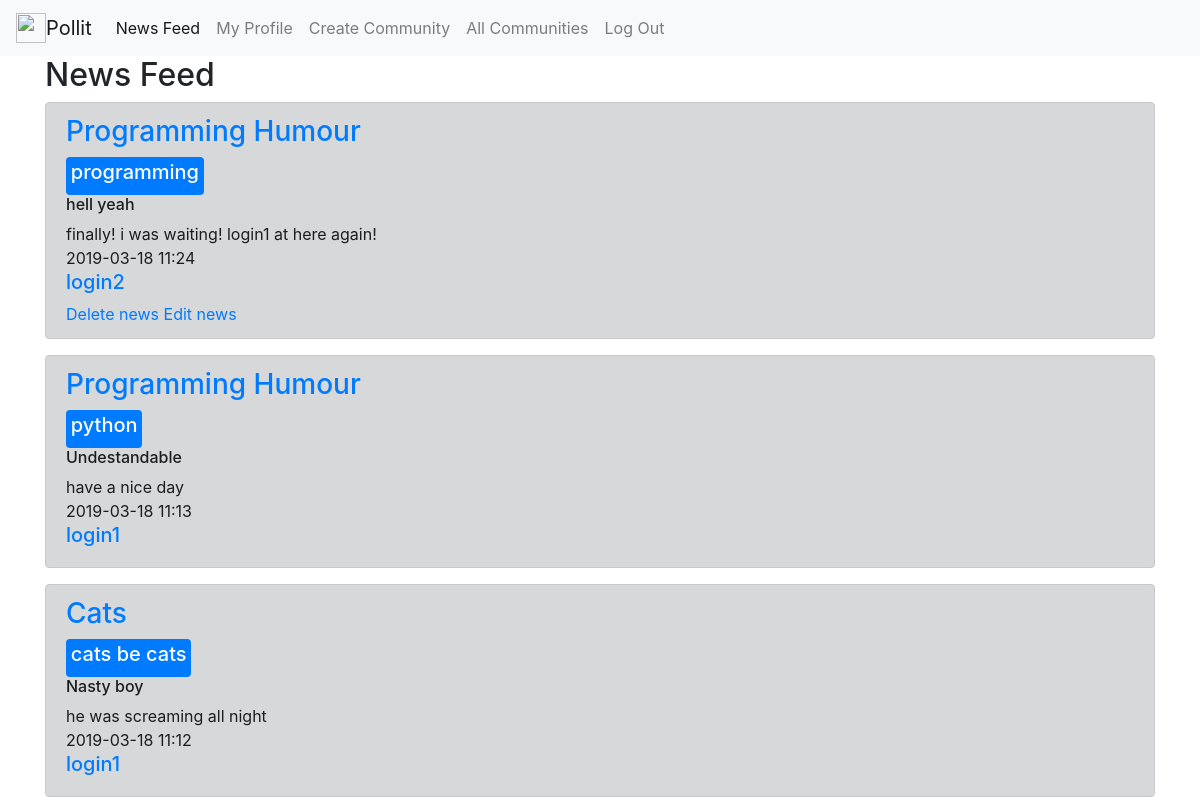
/news_feed (signed in, upper part), run on an earlier commit of the app's database.
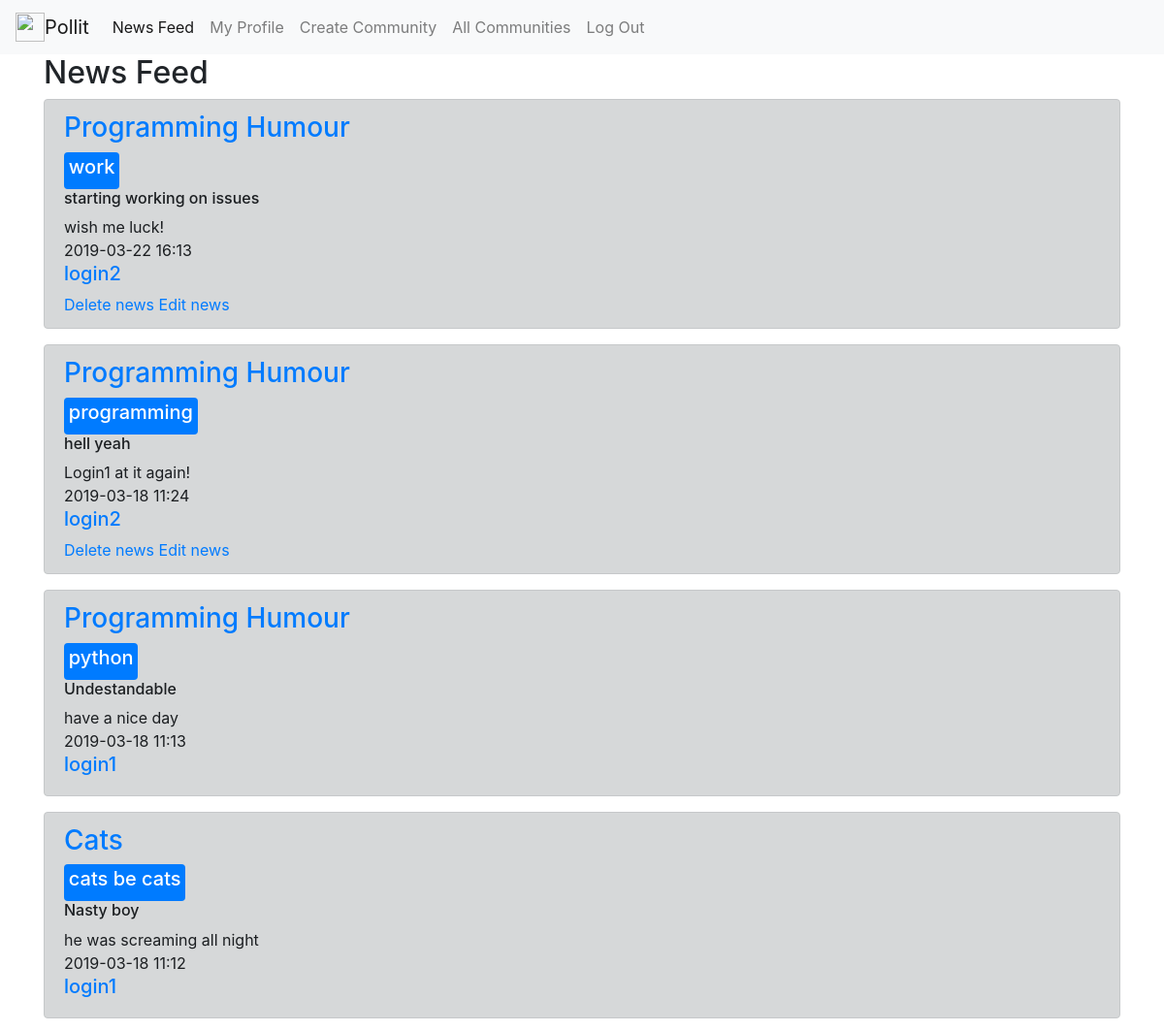
And on a later commit of the database.
### tables this page shows
CREATE TABLE communities 
                            (id INTEGER PRIMARY KEY AUTOINCREMENT,
                             title VARCHAR(100),
                             bio VARCHAR(1000),
                             users VARCHAR(10000)
                             );

CREATE TABLE news 
                            (id INTEGER PRIMARY KEY AUTOINCREMENT,
                             community INTEGER, 
                             title VARCHAR(100),
                             hashtag VARCHAR(100),
                             content VARCHAR(1000),
                             date VARCHAR(1000),
                             user_id INTEGER
                             );

CREATE TABLE users 
                            (id INTEGER PRIMARY KEY AUTOINCREMENT, 
                             user_name VARCHAR(50),
                             password_hash VARCHAR(128),
                             communities VARCHAR(1000)
                             );

### main.py (the view)
@app.route('/news_feed')
def feed():
    if 'username' not in session:
        return redirect('/login')
    communities = user_model.get(session['user_id'])[3].split()
    news = []
    for com in communities:
        news += [(tuply[0], community_model.get(tuply[1])[1], tuply[2], tuply[3], tuply[4], tuply[5],
                  user_model.get(tuply[6])[1]) for tuply in news_model.get_all(None, int(com))]
    news = sorted(news, key=lambda x: x[5], reverse=True)
    return render_template('feed.html', news=news)

### models.py (called while the page is built)
    def get(self, user_id):
        cursor = self.connection.cursor()
        cursor.execute("SELECT * FROM users WHERE id = ?", (str(user_id), ))
        row = cursor.fetchone()
        return row

    def get_all(self, user_id=None, community_id=None):
        cursor = self.connection.cursor()
        if user_id:
            cursor.execute("SELECT * FROM news WHERE user_id = ?",
                           (str(user_id), ))
        elif community_id:
            cursor.execute("SELECT * FROM news WHERE community = ?",
                           (str(community_id),))
        else:
            cursor.execute("SELECT * FROM news")
        rows = cursor.fetchall()
        return rows

    def get(self, community_id):
        cursor = self.connection.cursor()
        cursor.execute("SELECT * FROM communities WHERE id = ?", (str(community_id), ))
        row = cursor.fetchone()
        return row

### templates/feed.html
{% extends "base.html" %}
{% block content %}
<h2>News Feed</h2>
{% for item in news %}
    <div class="alert alert-dark" role="alert">
        <h3><a href="/community/{{ item[1] }}">{{ item[1] }}</a></h3>
        <div class="badge badge-primary text-wrap"><h5>{{ item[3] }}</h5></div>
        <h6>{{ item[2] }}</h6>
        <div>{{ item[4] }}</div>
        <div>{{ item[5] }}</div>
        <h5><a href="/profile/{{ item[6] }}">{{ item[6] }}</a></h5>
        {% if item[6] == session['username'] %}
            <a href="/delete_news/{{item[0]}}">Delete news</a>
            <a href="/edit_news/{{item[0]}}">Edit news</a>
        {% endif %}
    </div>
{% endfor %}
{% endblock %}

What changed in the data, as far as the page shows it:
added news: hashtag "work", title "starting working on issues", content "wish me luck!", date "2019-03-22 16:13"
Also different on the page:
new list line: "Programming Humour"
new list line: "login2"
new list line: "Delete news Edit news"
new list line: "programming hell yeah Login1 at it again! 2019-03-18 11:24"
list line gone: "Programming Humour"
list line gone: "programming hell yeah finally! i was waiting! login1 at here again! 2019-03-18 11:24"
list line gone: "login2"
list line gone: "Delete news Edit news"
